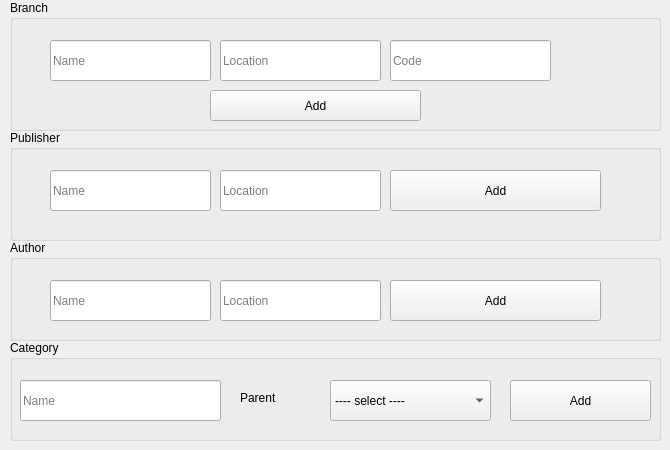
      <widget class="QWidget" name="tab_16">
       <attribute name="title">
        <string>Data</string>
       </attribute>
       <widget class="QGroupBox" name="groupBox_2">
        <property name="geometry">
         <rect>
          <x>10</x>
          <y>130</y>
          <width>651</width>
          <height>111</height>
         </rect>
        </property>
        <property name="title">
         <string>Publisher</string>
        </property>
        <widget class="QLineEdit" name="lineEdit_39">
         <property name="geometry">
          <rect>
           <x>40</x>
           <y>40</y>
           <width>161</width>
           <height>41</height>
          </rect>
         </property>
         <property name="placeholderText">
          <string>Name</string>
         </property>
        </widget>
        <widget class="QLineEdit" name="lineEdit_40">
         <property name="geometry">
          <rect>
           <x>210</x>
           <y>40</y>
           <width>161</width>
           <height>41</height>
          </rect>
         </property>
         <property name="placeholderText">
          <string>Location</string>
         </property>
        </widget>
        <widget class="QPushButton" name="pushButton_24">
         <property name="geometry">
          <rect>
           <x>380</x>
           <y>40</y>
           <width>211</width>
           <height>41</height>
          </rect>
         </property>
         <property name="text">
          <string>Add</string>
         </property>
        </widget>
       </widget>
       <widget class="QGroupBox" name="groupBox_3">
        <property name="geometry">
         <rect>
          <x>10</x>
          <y>240</y>
          <width>651</width>
          <height>101</height>
         </rect>
        </property>
        <property name="title">
         <string>Author</string>
        </property>
        <widget class="QLineEdit" name="lineEdit_41">
         <property name="geometry">
          <rect>
           <x>40</x>
           <y>40</y>
           <width>161</width>
           <height>41</height>
          </rect>
         </property>
         <property name="placeholderText">
          <string>Name</string>
         </property>
        </widget>
        <widget class="QLineEdit" name="lineEdit_42">
         <property name="geometry">
          <rect>
           <x>210</x>
           <y>40</y>
           <width>161</width>
           <height>41</height>
          </rect>
         </property>
         <property name="placeholderText">
          <string>Location</string>
         </property>
        </widget>
        <widget class="QPushButton" name="pushButton_25">
         <property name="geometry">
          <rect>
           <x>380</x>
           <y>40</y>
           <width>211</width>
           <height>41</height>
          </rect>
         </property>
         <property name="text">
          <string>Add</string>
         </property>
        </widget>
       </widget>
       <widget class="QGroupBox" name="groupBox">
        <property name="geometry">
         <rect>
          <x>10</x>
          <y>0</y>
          <width>651</width>
          <height>131</height>
         </rect>
        </property>
        <property name="title">
         <string>Branch</string>
        </property>
        <widget class="QLineEdit" name="lineEdit_36">
         <property name="geometry">
          <rect>
           <x>40</x>
           <y>40</y>
           <width>161</width>
           <height>41</height>
          </rect>
         </property>
         <property name="placeholderText">
          <string>Name</string>
         </property>
        </widget>
        <widget class="QLineEdit" name="lineEdit_37">
         <property name="geometry">
          <rect>
           <x>210</x>
           <y>40</y>
           <width>161</width>
           <height>41</height>
          </rect>
         </property>
         <property name="placeholderText">
          <string>Location</string>
         </property>
        </widget>
        <widget class="QPushButton" name="pushButton_23">
         <property name="geometry">
          <rect>
           <x>200</x>
           <y>90</y>
           <width>211</width>
           <height>31</height>
          </rect>
         </property>
         <property name="text">
          <string>Add</string>
         </property>
        </widget>
        <widget class="QLineEdit" name="lineEdit_38">
         <property name="geometry">
          <rect>
           <x>380</x>
           <y>40</y>
           <width>161</width>
           <height>41</height>
          </rect>
         </property>
         <property name="placeholderText">
          <string>Code</string>
         </property>
        </widget>
       </widget>
       <widget class="QGroupBox" name="groupBox_4">
        <property name="geometry">
         <rect>
          <x>10</x>
          <y>340</y>
          <width>651</width>
          <height>101</height>
         </rect>
        </property>
        <property name="title">
         <string>Category</string>
        </property>
        <widget class="QLineEdit" name="lineEdit_43">
         <property name="geometry">
          <rect>
           <x>10</x>
           <y>40</y>
           <width>201</width>
           <height>41</height>
          </rect>
         </property>
         <property name="placeholderText">
          <string>Name</string>
         </property>
        </widget>
        <widget class="QPushButton" name="pushButton_26">
         <property name="geometry">
          <rect>
           <x>500</x>
           <y>40</y>
           <width>141</width>
           <height>41</height>
          </rect>
         </property>
         <property name="text">
          <string>Add</string>
         </property>
        </widget>
        <widget class="QComboBox" name="comboBox_5">
         <property name="geometry">
          <rect>
           <x>320</x>
           <y>40</y>
           <width>161</width>
           <height>41</height>
          </rect>
         </property>
         <item>
          <property name="text">
           <string>---- select ----</string>
          </property>
         </item>
        </widget>
        <widget class="QLabel" name="label_4">
         <property name="geometry">
          <rect>
           <x>230</x>
           <y>50</y>
           <width>49</width>
           <height>16</height>
          </rect>
         </property>
         <property name="text">
          <string>Parent</string>
         </property>
        </widget>
       </widget>
      </widget>
